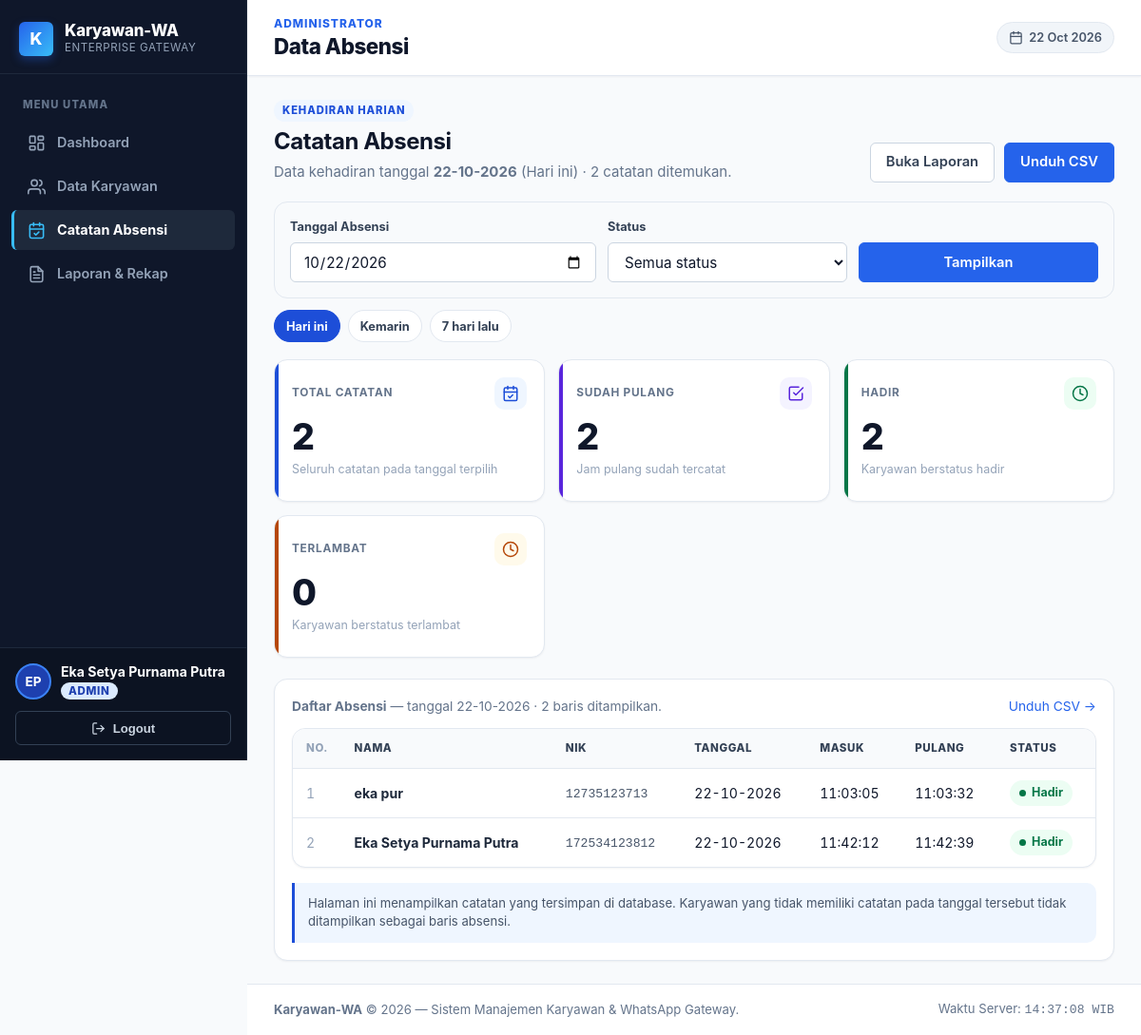
/admin/absensi.php (signed in), run on the app's committed database.
### tables this page shows
CREATE TABLE `absensi` (
  `id` int(10) UNSIGNED NOT NULL,
  `id_karyawan` int(10) UNSIGNED NOT NULL,
  `tanggal` date NOT NULL,
  `jam_masuk` time DEFAULT NULL,
  `jam_pulang` time DEFAULT NULL,
  `status` enum('Hadir','Terlambat','Izin','Sakit') NOT NULL DEFAULT 'Hadir',
  `created_at` timestamp NOT NULL DEFAULT current_timestamp()
);

CREATE TABLE `karyawan` (
  `id` int(10) UNSIGNED NOT NULL,
  `nik` varchar(30) NOT NULL,
  `nama` varchar(100) NOT NULL,
  `jabatan` varchar(100) NOT NULL,
  `no_hp` varchar(20) NOT NULL,
  `email` varchar(150) NOT NULL,
  `password` varchar(255) NOT NULL,
  `role` enum('admin','karyawan') NOT NULL DEFAULT 'karyawan',
  `created_at` timestamp NOT NULL DEFAULT current_timestamp(),
  `updated_at` timestamp NOT NULL DEFAULT current_timestamp() ON UPDATE current_timestamp()
);

### config/helpers.php (called while the page is built, shortened)
<?php
function app_url(string $path = ''): string
{
    return APP_BASE_URL . '/' . ltrim($path, '/');
}
function e($value): string
{
    return htmlspecialchars((string) $value, ENT_QUOTES | ENT_SUBSTITUTE, 'UTF-8');
}

### admin/absensi.php (the view, shortened to what this page needs)
<?php
require_once __DIR__ . '/../config/helpers.php';
$timezone = new DateTimeZone('Asia/Jakarta');
$today = (new DateTimeImmutable('now', $timezone))->format('Y-m-d');
$date = isset($_GET['tanggal']) && is_string($_GET['tanggal']) ? trim($_GET['tanggal']) : $today;
$statusOptions = ['Hadir', 'Terlambat', 'Izin', 'Sakit'];
$status = isset($_GET['status']) && is_string($_GET['status']) ? trim($_GET['status']) : '';
$rows = [];
$summary = ['total' => 0, 'sudah_pulang' => 0, 'per_status' => array_fill_keys($statusOptions, 0)];
$pageError = null;
try {
    $pdo = getPDO();
    $stmt = $pdo->prepare(
        "SELECT k.nama, k.nik, a.tanggal, a.jam_masuk, a.jam_pulang, a.status
         FROM absensi a
         INNER JOIN karyawan k ON k.id = a.id_karyawan
         WHERE a.tanggal = :tanggal AND k.role = 'karyawan'
         ORDER BY k.nama ASC"
    );
    $stmt->execute([':tanggal' => $date]);
    $rows = $stmt->fetchAll();
    $summary['total'] = count($rows);
    foreach ($rows as $row) {
        if (!empty($row['jam_pulang'])) {
            $summary['sudah_pulang']++;
        }
        $rowStatus = (string) $row['status'];
        if (array_key_exists($rowStatus, $summary['per_status'])) {
            $summary['per_status'][$rowStatus]++;
        }
    }
} catch (PDOException $e) {
    error_log('Daftar absensi admin gagal: ' . $e->getMessage());
    $pageError = 'Data absensi belum dapat dimuat. Periksa koneksi database atau log PHP.';
    $rows = [];
}
$dateLabel = (new DateTimeImmutable($date, $timezone))->format('d-m-Y');
$isToday = ($date === $today);
$filteredRows = $status === ''
    ? $rows
    : array_values(array_filter($rows, static function ($row) use ($status) {
        return (string) $row['status'] === $status;
    }));
$csvQuery = ['tanggal' => $date];
$csvUrl = app_url('admin/absensi.php') . '?' . http_build_query($csvQuery + ['format' => 'csv']);
$quickDateLinks = [
    ['label' => 'Hari ini', 'tanggal' => $today],
    ['label' => 'Kemarin', 'tanggal' => (new DateTimeImmutable($today, $timezone))->modify('-1 day')->format('Y-m-d')],
    ['label' => '7 hari lalu', 'tanggal' => (new DateTimeImmutable($today, $timezone))->modify('-7 days')->format('Y-m-d')],
];
require_once __DIR__ . '/../layout/header.php';
?>
        <?php if ($pageError): ?>
            <div class="alert error"><?= e($pageError) ?></div>
        <?php else: ?>
            <div class="adm-hero">
                <div class="adm-hero-text">
                    <span class="adm-eyebrow">Kehadiran Harian</span>
                    <h2>Catatan Absensi</h2>
                    <p class="muted">
                        Data kehadiran tanggal <strong><?= e($dateLabel) ?></strong>
                        (<?= $isToday ? 'Hari ini' : 'Riwayat' ?>) &middot; <?= number_format($summary['total'], 0, ',', '.') ?> catatan ditemukan.
                    </p>
                </div>
                <div class="adm-hero-actions">
                    <a class="button secondary" href="<?= e(app_url('admin/laporan.php')) ?>">Buka Laporan</a>
                    <a class="button" href="<?= e($csvUrl) ?>">Unduh CSV</a>
                </div>
            </div>
            <form class="adm-filter" method="get" action="<?= e(app_url('admin/absensi.php')) ?>">
                <div class="filter-field is-wide">
                    <label for="tanggal">Tanggal Absensi</label>
                    <input id="tanggal" type="date" name="tanggal" value="<?= e($date) ?>" max="<?= e($today) ?>" required>
                </div>
                <div class="filter-field">
                    <label for="status">Status</label>
                    <select id="status" name="status">
                        <option value="">Semua status</option>
                    </select>
                </div>
                <div class="filter-field">
                    <label for="filter-terapkan">&nbsp;</label>
                    <button class="button" type="submit" id="filter-terapkan">Tampilkan</button>
                </div>
            </form>
            <div class="adm-chips">
                <?php foreach ($quickDateLinks as $quickLink): ?>
                    <?php
                    $quickQuery = ['tanggal' => $quickLink['tanggal']];
                    ?>
                    <a class="adm-chip<?= $quickLink['tanggal'] === $date ? ' is-active' : '' ?>"
                       href="<?= e(app_url('admin/absensi.php') . '?' . http_build_query($quickQuery)) ?>">
                        <?= e($quickLink['label']) ?>
                    </a>
                <?php endforeach; ?>
            </div>
            <div class="stat-grid">
                <article class="stat-card">
                    <div class="stat-card-head">
                        <span class="stat-label">Total Catatan</span>
                        <span class="stat-icon">
                            <svg viewBox="0 0 24 24"><rect x="3" y="4" width="18" height="18" rx="2"/><line x1="16" y1="2" x2="16" y2="6"/><line x1="8" y1="2" x2="8" y2="6"/><line x1="3" y1="10" x2="21" y2="10"/><path d="m9 16 2 2 4-4"/></svg>
                        </span>
                    </div>
                    <strong><?= number_format($summary['total'], 0, ',', '.') ?></strong>
                    <span class="stat-note">Seluruh catatan pada tanggal terpilih</span>
                </article>
                <article class="stat-card tone-violet">
                    <div class="stat-card-head">
                        <span class="stat-label">Sudah Pulang</span>
                        <span class="stat-icon">
                            <svg viewBox="0 0 24 24"><path d="M9 11l3 3L22 4"/><path d="M21 12v7a2 2 0 0 1-2 2H5a2 2 0 0 1-2-2V5a2 2 0 0 1 2-2h11"/></svg>
                        </span>
                    </div>
                    <strong><?= number_format($summary['sudah_pulang'], 0, ',', '.') ?></strong>
                    <span class="stat-note">Jam pulang sudah tercatat</span>
                </article>
                <?php foreach (array_slice($statusOptions, 0, 2) as $statusOption): ?>
                    <?php
                    $statusColors = [
                        'Hadir' => ['tone-green', 'var(--adm-green)'],
                        'Terlambat' => ['tone-amber', 'var(--adm-amber)'],
                        'Izin' => ['tone-violet', 'var(--adm-violet)'],
                        'Sakit' => ['tone-red', 'var(--adm-red)'],
                    ];
                    [$statusTone] = $statusColors[$statusOption];
                    ?>
                    <article class="stat-card <?= $statusTone ?>">
                        <div class="stat-card-head">
                            <span class="stat-label"><?= e($statusOption) ?></span>
                            <span class="stat-icon">
                                <svg viewBox="0 0 24 24"><circle cx="12" cy="12" r="10"/><polyline points="12 6 12 12 16 14"/></svg>
                            </span>
                        </div>
                        <strong><?= number_format($summary['per_status'][$statusOption], 0, ',', '.') ?></strong>
                        <span class="stat-note">Karyawan berstatus <?= e(strtolower($statusOption)) ?></span>
                    </article>
                <?php endforeach; ?>
            </div>
            <section class="adm-subpanel">
                <div class="adm-table-meta">
                    <p>
                        <strong>Daftar Absensi</strong> &mdash; tanggal <?= e($dateLabel) ?>
                        &middot; <?= number_format(count($filteredRows), 0, ',', '.') ?> baris ditampilkan.
                    </p>
                    <a href="<?= e($csvUrl) ?>">Unduh CSV &rarr;</a>
                </div>
                <div class="adm-table-wrap">
                    <table class="adm-table">
                        <thead>
                            <tr>
                                <th class="adm-index">No.</th>
                                <th>Nama</th>
                                <th>NIK</th>
                                <th>Tanggal</th>
                                <th>Masuk</th>
                                <th>Pulang</th>
                                <th>Status</th>
                            </tr>
                        </thead>
                        <tbody>
                        <?php if (!$filteredRows): ?>
                            <tr class="adm-empty-row">
                                <td colspan="7">Belum ada catatan absensi untuk filter yang dipilih.</td>
                            </tr>
                        <?php else: ?>
                            <?php foreach ($filteredRows as $i => $row): ?>
                                <tr>
                                    <td class="adm-index adm-cell-index" data-label="No."><?= $i + 1 ?></td>
                                    <td class="adm-name adm-cell-name" data-label="Nama"><?= e($row['nama']) ?></td>
                                    <td class="adm-cell-nik" data-label="NIK"><span class="adm-nik"><?= e($row['nik']) ?></span></td>
                                    <td class="adm-cell-tanggal" data-label="Tanggal"><?= e((new DateTimeImmutable($row['tanggal'], $timezone))->format('d-m-Y')) ?></td>
                                    <td class="adm-time adm-cell-masuk" data-label="Jam Masuk"><?= e($row['jam_masuk'] ?: '—') ?></td>
                                    <td class="adm-time adm-cell-pulang<?= $row['jam_pulang'] ? '' : ' is-empty' ?>" data-label="Jam Pulang"><?= e($row['jam_pulang'] ?: '—') ?></td>
                                    <td class="adm-cell-status" data-label="Status">
                                        <span class="adm-status-pill" data-status="<?= e($row['status']) ?>"><?= e($row['status']) ?></span>
                                    </td>
                                </tr>
                            <?php endforeach; ?>
                        <?php endif; ?>
                        </tbody>
                    </table>
                </div>
                <p class="adm-note">
                    Halaman ini menampilkan catatan yang tersimpan di database. Karyawan yang tidak memiliki catatan
                    pada tanggal tersebut tidak ditampilkan sebagai baris absensi.
                </p>
            </section>
        <?php endif; ?>
<?php
require_once __DIR__ . '/../layout/footer.php';

### assets/style.css (style rules this page uses)
:root { color-scheme: light; --slate-50: #f8fafc; --slate-100: #f1f5f9; --slate-200: #e2e8f0; --slate-300: #cbd5e1; --slate-400: #94a3b8; --slate-500: #64748b; --slate-600: #475569; --slate-700: #334155; --slate-800: #1e293b; --slate-900: #0f172a; --slate-950: #020617; --primary-50: #eff6ff; --primary-100: #dbeafe; --primary-200: #bfdbfe; --primary-500: #3b82f6; --primary-600: #2563eb; --primary-700: #1d4ed8; --primary-800: #1e40af; --success-bg: #ecfdf5; --success-text: #065f46; --success-border: #a7f3d0; --success-solid: #059669; --warning-bg: #fffbeb; --warning-text: #92400e; --warning-border: #fde68a; --warning-solid: #d97706; --danger-bg: #fef2f2; --danger-text: #991b1b; --danger-border: #fecaca; --danger-solid: #dc2626; --info-bg: #f0f9ff; --info-text: #075985; --info-border: #bae6fd; --info-solid: #0284c7; --ink: var(--slate-900); --ink-muted: var(--slate-500); --ink-subtle: var(--slate-400); --line: var(--slate-200); --line-subtle: var(--slate-100); --paper: #ffffff; --background: var(--slate-50); --primary: var(--primary-600); --primary-hover: var(--primary-700); --shadow-xs: 0 1px 2px rgba(15, 23, 42, 0.05); --shadow-sm: 0 1px 3px rgba(15, 23, 42, 0.08), 0 1px 2px rgba(15, 23, 42, 0.04); --shadow-md: 0 4px 6px -1px rgba(15, 23, 42, 0.08), 0 2px 4px -2px rgba(15, 23, 42, 0.04); --shadow-lg: 0 10px 15px -3px rgba(15, 23, 42, 0.08), 0 4px 6px -4px rgba(15, 23, 42, 0.03); --shadow-xl: 0 20px 25px -5px rgba(15, 23, 42, 0.1), 0 8px 10px -6px rgba(15, 23, 42, 0.04); --radius-sm: 6px; --radius-md: 10px; --radius-lg: 14px; --radius-xl: 18px; --radius-full: 9999px; --font-sans: -apple-system, BlinkMacSystemFont, "Segoe UI", Roboto, "Helvetica Neue", Arial, sans-serif; }
*, *::before, *::after { box-sizing: border-box; }
html { -webkit-text-size-adjust: 100%; scroll-behavior: smooth; }
body { margin: 0; padding: 0; background-color: var(--background); color: var(--ink); font-family: var(--font-sans); font-size: 15px; line-height: 1.5; -webkit-font-smoothing: antialiased; -moz-osx-font-smoothing: grayscale; }
h1, h2, h3, h4, h5, h6 { color: var(--ink); margin: 0 0 8px; font-weight: 700; line-height: 1.25; letter-spacing: -0.02em; }
h2 { font-size: clamp(1.2rem, 2vw, 1.45rem); }
p { margin: 0 0 12px; }
p:last-child { margin-bottom: 0; }
.muted { color: var(--ink-muted); }
a { color: var(--primary); text-decoration: none; transition: color 0.15s ease; }
form { display: grid; gap: 12px; }
label { display: block; font-size: 0.88rem; font-weight: 600; color: var(--slate-700); margin-bottom: 2px; }
input[type="text"], input[type="email"], input[type="password"], input[type="tel"], input[type="date"], select, textarea { width: 100%; min-height: 42px; padding: 9px 13px; border: 1px solid var(--slate-300); border-radius: var(--radius-sm); color: var(--ink); background-color: #ffffff; font-family: inherit; font-size: 0.95rem; transition: border-color 0.15s ease, box-shadow 0.15s ease; }
input::placeholder { color: var(--slate-400); }
.button, button.button, a.button { display: inline-flex; align-items: center; justify-content: center; gap: 8px; min-height: 42px; padding: 8px 16px; border: 1px solid var(--primary); border-radius: var(--radius-sm); background-color: var(--primary); color: #ffffff; font-family: inherit; font-size: 0.92rem; font-weight: 600; text-decoration: none; cursor: pointer; line-height: 1.2; transition: background-color 0.15s ease, border-color 0.15s ease, box-shadow 0.15s ease, transform 0.05s ease; white-space: nowrap; }
.button.secondary { background-color: #ffffff; color: var(--slate-700); border-color: var(--slate-300); }
.stat-grid { display: grid; grid-template-columns: repeat(auto-fit, minmax(200px, 1fr)); gap: 16px; margin: 18px 0 24px; }
.stat-card { background: #ffffff; border: 1px solid var(--line); border-radius: var(--radius-md); padding: 18px 20px; box-shadow: var(--shadow-xs); display: flex; flex-direction: column; }
.stat-label { color: var(--ink-muted); font-size: 0.82rem; font-weight: 600; text-transform: uppercase; letter-spacing: 0.04em; }
.stat-card strong { font-size: clamp(1.6rem, 3vw, 2.1rem); font-weight: 800; color: var(--slate-900); line-height: 1.15; margin: 8px 0 4px; }
.stat-note { color: var(--ink-subtle); font-size: 0.8rem; }

### assets/layout.css (style rules this page uses)
.app-nav-link svg { width: 19px; height: 19px; flex-shrink: 0; stroke: currentColor; stroke-width: 2; fill: none; stroke-linecap: round; stroke-linejoin: round; }
.app-nav-link[aria-current="page"] svg, .app-nav-link.is-active svg { color: #38bdf8; }

### data on the page
absensi: id_karyawan.nama "eka pur", id_karyawan.nik "12735123713", tanggal "22-10-2026", jam_masuk "11:03:05", jam_pulang "11:03:32", status "Hadir"
absensi: id_karyawan.nama "Eka Setya Purnama Putra", id_karyawan.nik "172534123812", tanggal "22-10-2026", jam_masuk "11:42:12", jam_pulang "11:42:39", status "Hadir"

### other printed values
$item['label'] "Dashboard"
$item['label'] "Data Karyawan"
$item['label'] "Catatan Absensi"
$item['label'] "Laporan & Rekap"
$layoutInitials "EP"
$layoutName "Eka Setya Purnama Putra"
$layoutRole "ADMIN"
$layoutSection "ADMINISTRATOR"
$layoutTitle "Data Absensi"
$layoutDateWib "22 Oct 2026"
$dateLabel "22-10-2026"
$summary['total'] "2"
$quickLink['label'] "Hari ini"
$quickLink['label'] "Kemarin"
$quickLink['label'] "7 hari lalu"
